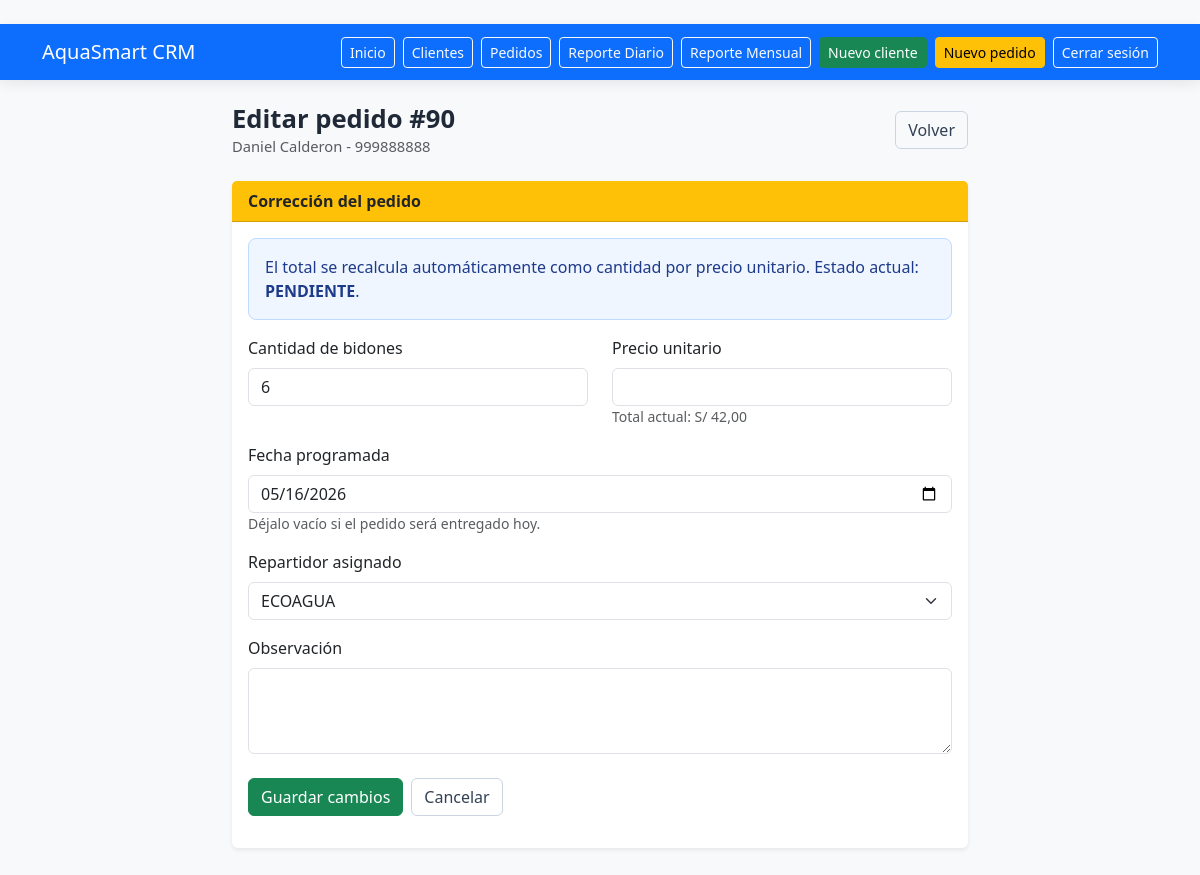
Page /pedido/90/editar/?origen=panel_jefe (signed in) on the committed database.
### core/models.py (models this page shows, shortened)
class Pedido(models.Model):
    PENDIENTE = 'PENDIENTE'
    ENTREGADO = 'ENTREGADO'
    CANCELADO = 'CANCELADO'
    ESTADOS_PEDIDO = [
        (PENDIENTE, 'Pendiente'),
        (ENTREGADO, 'Entregado'),
        (CANCELADO, 'Cancelado'),
    ]
    cliente = models.ForeignKey(
        Cliente,
        on_delete=models.CASCADE
    )
    repartidor = models.ForeignKey(
        settings.AUTH_USER_MODEL,
        null=True,
        blank=True,
        on_delete=models.SET_NULL
    )
    fecha_pedido = models.DateTimeField(auto_now_add=True)
    fecha_programada = models.DateField(
    null=True,
    blank=True
    )
    fecha_entrega = models.DateTimeField(
        null=True,
        blank=True
    )
    fecha_cancelacion = models.DateTimeField(
        null=True,
        blank=True
    )
    cantidad_bidones = models.IntegerField()
    precio_unitario = models.DecimalField(
        max_digits=6,
        decimal_places=2
    )
    total = models.DecimalField(
        max_digits=8,
        decimal_places=2
    )
    estado = models.CharField(
        max_length=20,
        choices=ESTADOS_PEDIDO,
        default=PENDIENTE
    )
    observacion = models.TextField(
        blank=True,
        null=True
    )

class Cliente(models.Model):
    ESTADOS = [
        ('ACTIVO', 'Activo'),
        ('RIESGO', 'En riesgo'),
        ('ABANDONADO', 'Abandonado'),
        ('SIN_HISTORIAL', 'Sin historial'),
    ]
    nombre = models.CharField(max_length=100)
    telefono = models.CharField(max_length=20)
    direccion = models.CharField(max_length=255)
    referencia = models.CharField(max_length=255, blank=True, null=True)
    latitud = models.FloatField(blank=True, null=True)
    longitud = models.FloatField(blank=True, null=True)
    estado = models.CharField(
        max_length=20,
        choices=ESTADOS,
        default='SIN_HISTORIAL'
    )
    fecha_registro = models.DateTimeField(auto_now_add=True)
    activo = models.BooleanField(default=True)

### core/views.py (the view, shortened to what this page needs)
@login_required
def editar_pedido(request, pedido_id):
    if not puede_editar_pedido(request.user):
        messages.error(request, 'No tienes permiso para editar pedidos.')
        return redirect(destino_usuario(request.user))
    pedido = get_object_or_404(
        Pedido.objects.select_related(
            'cliente',
            'repartidor'
        ),
        id=pedido_id
    )
    origen = (
        request.POST.get('origen', '').strip()
        or request.GET.get('origen', '').strip()
    )
    repartidores = repartidores_disponibles()
    if pedido.estado != Pedido.PENDIENTE:
        messages.error(
            request,
            'Solo se pueden editar pedidos pendientes.'
        )
        return redireccion_edicion_pedido(origen, pedido)
    context = {
        'pedido': pedido,
        'repartidores': repartidores,
        'origen': origen,
        'hoy': timezone.localdate(),
    }
    return render(
        request,
        'core/editar_pedido.html',
        context
    )

### core/auth_utils.py (called while the page is built)
def es_repartidor(user):
    return (
        user.is_authenticated
        and user.is_active
        and user.groups.filter(name='Repartidor').exists()
    )

def es_secretaria(user):
    return (
        user.is_authenticated
        and user.is_active
        and user.groups.filter(name='Secretaria').exists()
    )

def es_admin_o_superuser(user):
    return (
        user.is_authenticated
        and user.is_active
        and (
            user.is_superuser
            or user.groups.filter(name='Administrador').exists()
        )
    )

def es_jefe_repartidores(user):
    return (
        user.is_authenticated
        and user.is_active
        and user.groups.filter(name='JefeRepartidores').exists()
    )

def puede_ver_crm_operativo(user):
    return es_admin_o_superuser(user) or es_secretaria(user)

### core/context_processors.py (called while the page is built)
def permisos_menu(request):
    user = request.user
    if not user.is_authenticated:
        return {}
    return {
        'menu_es_admin': es_admin_o_superuser(user),
        'menu_es_jefe_repartidores': es_jefe_repartidores(user),
        'menu_es_repartidor': es_repartidor(user),
        'menu_es_secretaria': es_secretaria(user),
        'menu_puede_crm_operativo': (
            es_admin_o_superuser(user)
            or es_secretaria(user)
        ),
        'menu_puede_mi_reparto': (
            es_repartidor(user)
            or es_jefe_repartidores(user)
        ),
    }

### core/views.py (called while the page is built)
def repartidores_disponibles():
    User = get_user_model()
    grupos_reparto = Group.objects.filter(
        name__in=[
            'Repartidor',
            'JefeRepartidores',
        ]
    )
    if not grupos_reparto.exists():
        return User.objects.none()
    return User.objects.filter(
        is_active=True,
        groups__in=grupos_reparto
    ).distinct().order_by('username')

def puede_editar_pedido(user):
    return (
        user.is_authenticated
        and user.is_active
        and (
            puede_ver_crm_operativo(user)
            or es_jefe_repartidores(user)
        )
    )

### templates/core/editar_pedido.html (shortened to what this page needs)
{% extends 'base.html' %}
{% block content %}
<div class="row justify-content-center">
    <div class="col-lg-8">
        <div class="page-heading d-flex justify-content-between align-items-center flex-wrap gap-3">
            <div>
                <h2>Editar pedido #{{ pedido.id }}</h2>
                <small class="text-muted">
                    {{ pedido.cliente.nombre }} - {{ pedido.cliente.telefono }}
                </small>
            </div>
            {% if origen == 'panel_jefe' %}
                <a href="{% url 'panel_jefe_repartidores' %}" class="btn btn-outline-secondary">
                    Volver
                </a>
            {% else %}
                <a href="{% url 'detalle_cliente' pedido.cliente.id %}" class="btn btn-outline-secondary">
                    Volver
                </a>
            {% endif %}
        </div>
        <div class="card shadow-sm">
            <div class="card-header bg-warning">
                Corrección del pedido
            </div>
            <div class="card-body">
                <form method="post">
                    <div class="alert alert-info">
                        El total se recalcula automáticamente como cantidad por precio unitario.
                        Estado actual: <strong>{{ pedido.estado }}</strong>.
                    </div>
                    <div class="row">
                        <div class="col-md-6 mb-3">
                            <label class="form-label" for="cantidad_bidones">
                                Cantidad de bidones
                            </label>
                            <input
                                type="number"
                                id="cantidad_bidones"
                                name="cantidad_bidones"
                                class="form-control"
                                min="1"
                                max="100"
                                value="{{ pedido.cantidad_bidones }}"
                                required
                            >
                        </div>
                        <div class="col-md-6 mb-3">
                            <label class="form-label" for="precio_unitario">
                                Precio unitario
                            </label>
                            <input
                                type="number"
                                id="precio_unitario"
                                name="precio_unitario"
                                class="form-control"
                                step="0.01"
                                min="1.00"
                                max="50.00"
                                value="{{ pedido.precio_unitario|floatformat:2 }}"
                                required
                            >
                            <small class="text-muted">
                                Total actual: S/ {{ pedido.total|floatformat:2 }}
                            </small>
                        </div>
                    </div>
                    <div class="mb-3">
                        <label class="form-label" for="fecha_programada">
                            Fecha programada
                        </label>
                        <input
                            type="date"
                            id="fecha_programada"
                            name="fecha_programada"
                            class="form-control"
                            min="{{ hoy|date:'Y-m-d' }}"
                            value="{{ pedido.fecha_programada|date:'Y-m-d' }}"
                        >
                        <small class="text-muted">
                            Déjalo vacío si el pedido será entregado hoy.
                        </small>
                    </div>
                    <div class="mb-3">
                        <label class="form-label" for="repartidor">
                            Repartidor asignado
                        </label>
                        <select id="repartidor" name="repartidor" class="form-select">
                            {% for repartidor in repartidores %}
                                <option
                                    value="{{ repartidor.id }}"
                                    {% if pedido.repartidor_id == repartidor.id %}selected{% endif %}
                                >
                                    {% if repartidor.get_full_name %}
                                        {{ repartidor.get_full_name }}
                                    {% else %}
                                        {{ repartidor.username }}
                                    {% endif %}
                                </option>
                            {% endfor %}
                        </select>
                    </div>
                    <div class="mb-4">
                        <label class="form-label" for="observacion">
                            Observación
                        </label>
                        <textarea
                            id="observacion"
                            name="observacion"
                            class="form-control"
                            rows="3"
                        >{{ pedido.observacion|default_if_none:"" }}</textarea>
                    </div>
                    <div class="form-actions d-flex gap-2 flex-wrap">
                        <button type="submit" class="btn btn-success">
                            Guardar cambios
                        </button>
                        {% if origen == 'panel_jefe' %}
                            <a href="{% url 'panel_jefe_repartidores' %}" class="btn btn-outline-secondary">
                                Cancelar
                            </a>
                        {% else %}
                            <a href="{% url 'detalle_cliente' pedido.cliente.id %}" class="btn btn-outline-secondary">
                                Cancelar
                            </a>
                        {% endif %}
                    </div>
                </form>
            </div>
        </div>
    </div>
</div>
{% endblock %}

### templates/base.html (style rules this page uses)
body { color: #1f2937; }
.page-heading { margin-bottom: 1.5rem; }
.page-heading h2 { font-size: 1.6rem; font-weight: 700; margin-bottom: 0; }
.page-heading .text-muted { font-size: 0.92rem; }
.card { border: 0; box-shadow: 0 0.35rem 1rem rgba(15, 23, 42, 0.08); }
.card-header { font-weight: 600; }
.alert { border-radius: 8px; border-width: 1px; }
.alert-info { background: #eff6ff; border-color: #bfdbfe; color: #1e3a8a; }
.btn-outline-secondary, .btn-outline-dark { border-color: #cbd5e1; color: #334155; }

### rows in the picture
Pedido: id "90", cliente.nombre "Daniel Calderon", cliente.telefono "999888888", estado "PENDIENTE", cantidad_bidones "6", total "42,00", fecha_programada "05/16/2026", repartidor "ECOAGUA"
